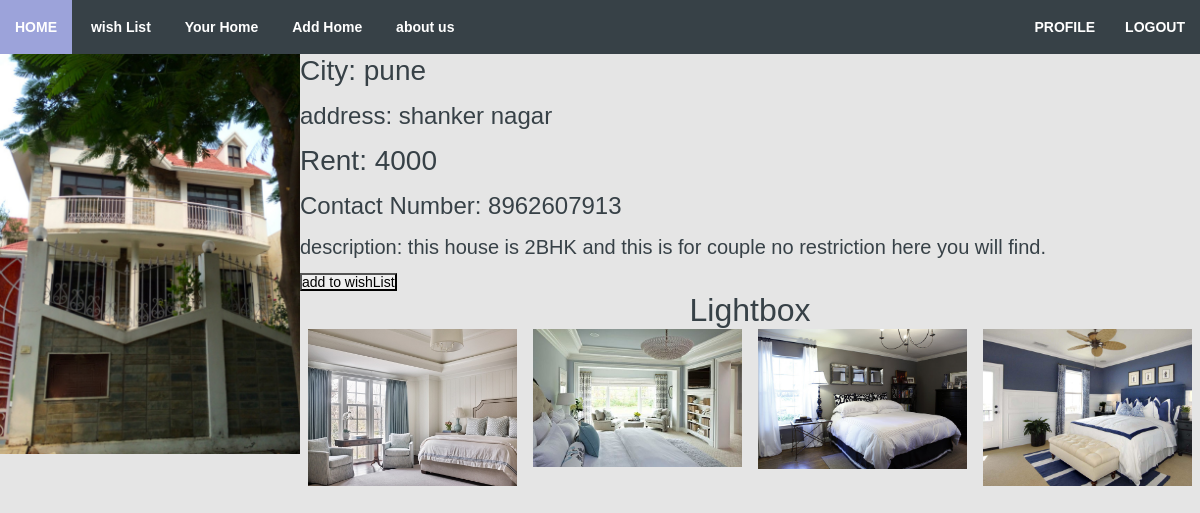
Page /4/ on the committed database.
### homeapp/models.py (models this page shows)
class Item(models.Model):
    user = models.ForeignKey(User, on_delete=models.CASCADE, related_name="item", null=True)
    city = models.CharField(max_length=50)
    address =models.CharField(max_length=300)
    latitude = models.IntegerField(null=True,blank=False)
    longitude = models.IntegerField(null=True,blank=False)
    rent= models.IntegerField(null = True)
    description= models.CharField(max_length=500)
    number=models.IntegerField(null=True)
    picture = models.FileField(null=True)
    kitchen = models.FileField(blank=True, null=True)
    bedroom1 = models.FileField(blank=True, null=True)
    bedroom2 = models.FileField(blank=True, null=True)
    other = models.FileField(blank=True, null=True)

### homeapp/views.py (the view)
# urls.py: path("<int:home_id>/", views.category_home, name='category_home'),
def category_home(request,home_id):
    home_card = Item.objects.get(id=home_id)
    return render(request,'home_card.html',{'home_card':home_card})

### templates/home_card.html (shortened to what this page needs)
{% extends 'base.html' %}
{% load static %}
{% block style %}
<link rel="stylesheet" href="{% static 'homepic.css' %}">
{% endblock style %}
{% block body %}
  <div>
    <div>
      {% if home_card.picture %}
      <img src="{{home_card.picture.url}}" alt="No Image" style="float: left; width:400x; height:400px;background-size:cover;">
      {% endif %}
    </div>
    <div>
      <h3>City: {{home_card.city}}</h3><br>
      <h4>address: {{home_card.address}}</h4><br>
      <b><h3>Rent: {{home_card.rent}}</h3></b><br>
      <h4>Contact Number: {{home_card.number}}</h4><br>
      <h5>description: {{home_card.description}} </h5><br>
      {% if homeobject in request.user.extended_reverse.home_list.all %}
      <a href="/removewishlist/{{home_card.id}}/"><p><button>remove to wishList</button></p></a>
      {%else%}
      <a href="/addwishlist/{{home_card.id}}/"><p><button>add to wishList</button></p></a>
      {%endif%}
    </div>
  </div>
  <div>
    <h2 style="text-align:center">Lightbox</h2>
<div class="row">
  <div class="column">
    <img src="{{home_card.bedroom1.url}}" style="width:100%" onclick="openModal();currentSlide(1)" class="hover-shadow cursor">
  </div>
  <div class="column">
    <img src="{{home_card.bedroom2.url}}" style="width:100%" onclick="openModal();currentSlide(2)" class="hover-shadow cursor">
  </div>
  <div class="column">
    <img src="{{home_card.kitchen.url}}" style="width:100%" onclick="openModal();currentSlide(3)" class="hover-shadow cursor">
  </div>
  <div class="column">
    <img src="{{home_card.other.url}}" style="width:100%" onclick="openModal();currentSlide(4)" class="hover-shadow cursor">
  </div>
</div>
  </div>
{% endblock body %}

### static/base1.css (style rules this page uses)
*,html,body,div,dl,dt,dd,ul,ol,li,h1,h2,h3,h4,h5,h6,pre,form,label,fieldset,input,p,blockquote,th,td { margin: 0; padding: 0; }
body { background-image: url("https://www.google.com/url?sa=i&url=https%3A%2F%2Fwallpapercave.com%2Fmusic-wallpaper-1920x1080&psig=AOvVaw3PK4xjO1DkNiqyHt0BKKnD&ust=1591972432180000&source=images&cd=vfe&ved=0CAIQjRxqFwoTCPDE3cv9-ekCFQAAAAAdAAAAABAD"); background-color: #cccccc; }
* { -webkit-box-sizing: border-box; -moz-box-sizing: border-box; box-sizing: border-box; }
html { -webkit-font-smoothing: antialiased; }
a { color: #BA0707; text-decoration: none; }
body { background: #e5e5e5; color: #374147; font: 14px "Open Sans",Helvetica,Arial,sans-serif; -webkit-font-smoothing: antialiased; line-height: 1; width: 100%; }

### static/homepic.css (style rules this page uses)
body { font-family: Verdana, sans-serif; margin: 0; }
* { box-sizing: border-box; }
.row > .column { padding: 0 8px; }
.row:after { content: ""; display: table; clear: both; }
.column { float: left; width: 25%; }
.cursor { cursor: pointer; }
img { margin-bottom: -4px; }
img.hover-shadow { transition: 0.3s; }

### rows in the picture
Item: picture (picture), city "pune", address "shanker nagar", rent "4000", number "8962607913", description "this house is 2BHK and this is for couple no restriction here you will find.", bedroom1 (picture), bedroom2 (picture), kitchen (picture), other (picture)
